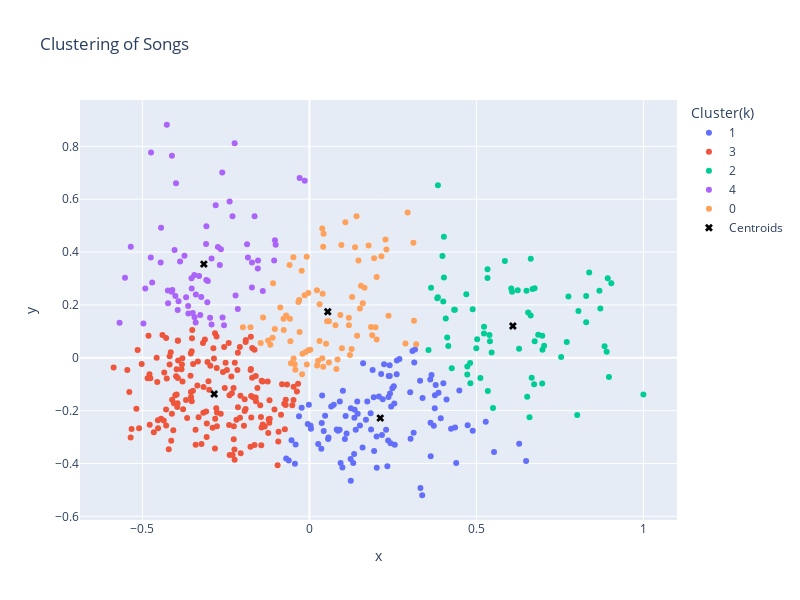

Notebook cell for this chart:
### Code cell
df_clusters = pd.DataFrame({'x': df_2d[:, 0], 'y': df_2d[:, 1], 'Cluster(k)': clusters.astype(str)})

#Plotting the df and centroids evaluated by k-means algorithm
fig_cluster=px.scatter(df_clusters,x='x',y='y',color='Cluster(k)',title = "Clustering of Songs",height=600,width=800)
fig_cluster.add_scatter(x=km.cluster_centers_[:,0],y=km.cluster_centers_[:,1],mode='markers',name='Centroids',marker=dict(color='Black',size=7,symbol='x'))
fig_cluster.show()
